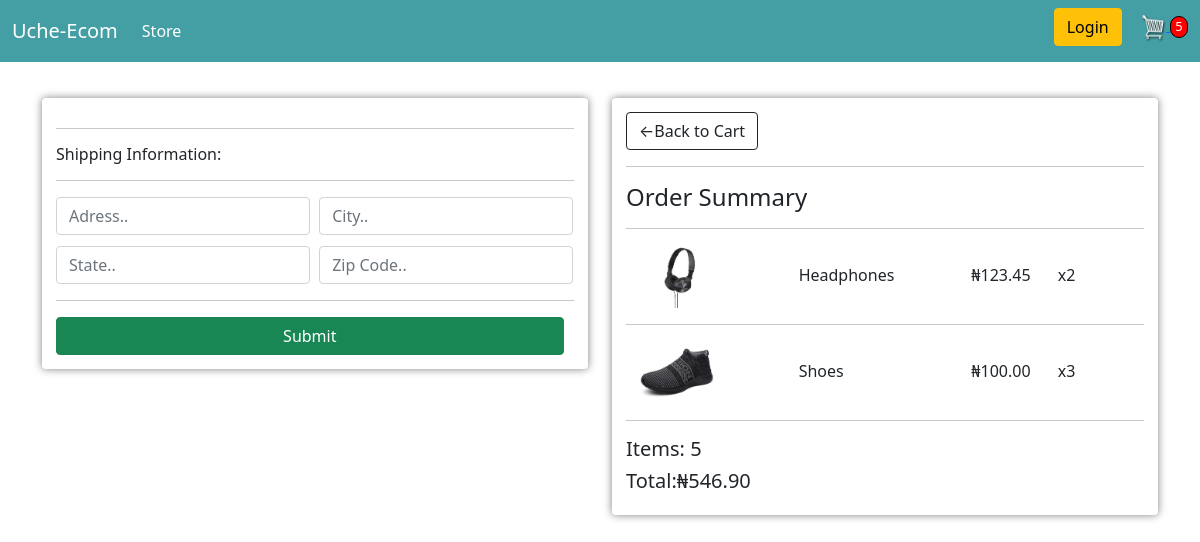
Screenshot of /checkout/ (signed in) with the database file from the repository.
### store/models.py (models this page shows, shortened)
class OrderItem(models.Model):
    product = models.ForeignKey(Product,on_delete=models.SET_NULL, null=True)
    order = models.ForeignKey(Order, on_delete=models.SET_NULL, null=True)
    quantity = models.IntegerField(default=0, null=True, blank=True)
    date_ordered = models.DateTimeField(auto_now_add=True)
    @property
    def total(self):
        total = self.quantity * self.product.price
        return total

class Product(models.Model):
    name = models.CharField(max_length=200, null=True)
    price = models.DecimalField(max_digits=7, decimal_places=2)
    digital = models.BooleanField(default=False, null=True, blank=False )
    image = models.ImageField(null=True, blank=True)
    @property
    def imageURL(self):
        try:
            url = self.image.url
        except:
            url = ""
        return url

class Order(models.Model):
    customer = models.ForeignKey(Customer, on_delete=models.SET_NULL, blank=True, null=True)
    date_ordered = models.DateTimeField(auto_now_add=True)
    complete = models.BooleanField(default=False, null=True, blank=False)
    transaction_id = models.CharField(max_length=200, null=True)
    @property
    def shipping(self):
        shipping = False
        orderitems = self.orderitem_set.all()
        for item in orderitems:
            if item.product.digital == False:
                shipping = True
        return shipping
    @property
    def grandCost(self):
        totalItems = self.orderitem_set.all()
        total = sum([item.total for item in totalItems])
        return total
    @property
    def totalItem(self):
        totalItems = self.orderitem_set.all()
        total = sum([item.quantity for item in totalItems])
        return total

### store/views.py (the view)
# urls.py: path("checkout/", checkout_view, name="checkout"),
def checkout_view(request):
    dicts = helper(request)
    totalItem = dicts['totalItem']
    order = dicts['order']
    orderitems = dicts['orderitems']
    context = {
        'orderitems':orderitems, 'order':order, 'totalItem':totalItem, 'shipping':False
    }
    return render(request, "store/checkout.html",context)

### store/utils.py (called while the page is built, shortened)
def helper(request):
    if request.user.is_authenticated:
        customer = request.user.customer
        order, created = Order.objects.get_or_create(customer=customer, complete=False)
        orderitems = order.orderitem_set.all()
        totalItem = order.totalItem
    dicts = {'totalItem':totalItem, 'orderitems':orderitems, 'order':order}
    return dicts

### store/templates/store/checkout.html (shortened to what this page needs)
{% extends 'store/main.html' %}
{% load static %}
{% block content %}
<div class="row">
	<div class="col-lg-6">
		<div class="box-element" id="form-wrapper">
			<form class="form-inline form">
				<div id="shipping-info">
					<hr>
					<h6>Shipping Information:</h6>
					<hr>
					<div class="form-group" >
						<input type="text" name="address" placeholder="Adress.." class="form-control" style="display:inline; width:49%; margin-right:1%;">
						<input type="text" name="city" placeholder="City.." class="form-control" style="display:inline;width:49%;">
					</div>
					<div class="form-group " >
						<input type="text" name="state" placeholder="State.." class="form-control" style="display:inline; width:49%; margin-right:1%;">
						<input type="text" name="zipcode" placeholder="Zip Code.." class="form-control" style="display:inline;width:49%;margin-top: 2%;">
					</div>
				</div>
				<hr>
				<input id="form-button" value="Submit" type="submit" class="btn btn-success" style="width:98%;">
				<br>
			</form>
		</div>
		<br>
	</div>
	<div class="col-lg-6">
		<div class="box-element">
			<a class="btn btn-outline-dark" href="{% url 'cart' %}"style='display: block-inline;'>&#x2190;Back to Cart</a>
			<hr>
			<h4>Order Summary</h4>
			<hr>
			{% for item in orderitems %}
			<div class="cart-row">
				<div style="flex:2;"><img class="row-image" src="{{item.product.imageURL}}"></div>
				<div style="flex:2;">{{item.product.name}}</div>
				<div style="flex:1;">₦{{item.product.price|floatformat:2}}</div>
				<div style="flex:1;">x{{item.quantity}}</div>
			</div>
			<hr>
			{% endfor %}
			<h5>Items: {{order.totalItem}}</h5>
			<h5>Total:₦{{order.grandCost|floatformat:2}}</h5>
		</div>
	</div>
</div>
{% endblock content %}

### static/css/main.css (style rules this page uses)
.box-element { background-color: #fff; border-radius:4px; padding:14px; box-shadow: 0 0 8px gray; }
.cart-row { display:flex; align-items:baseline; }
.row-image { width:7em; }

### rows the page displays
OrderItem: product.imageURL (picture), product.name "Headphones", product.price "123.45", quantity "2"
OrderItem: product.imageURL (picture), product.name "Shoes", product.price "100.00", quantity "3"
Order: totalItem "5", grandCost "546.90"

### other values shown
{{ totalItem }} "5"
